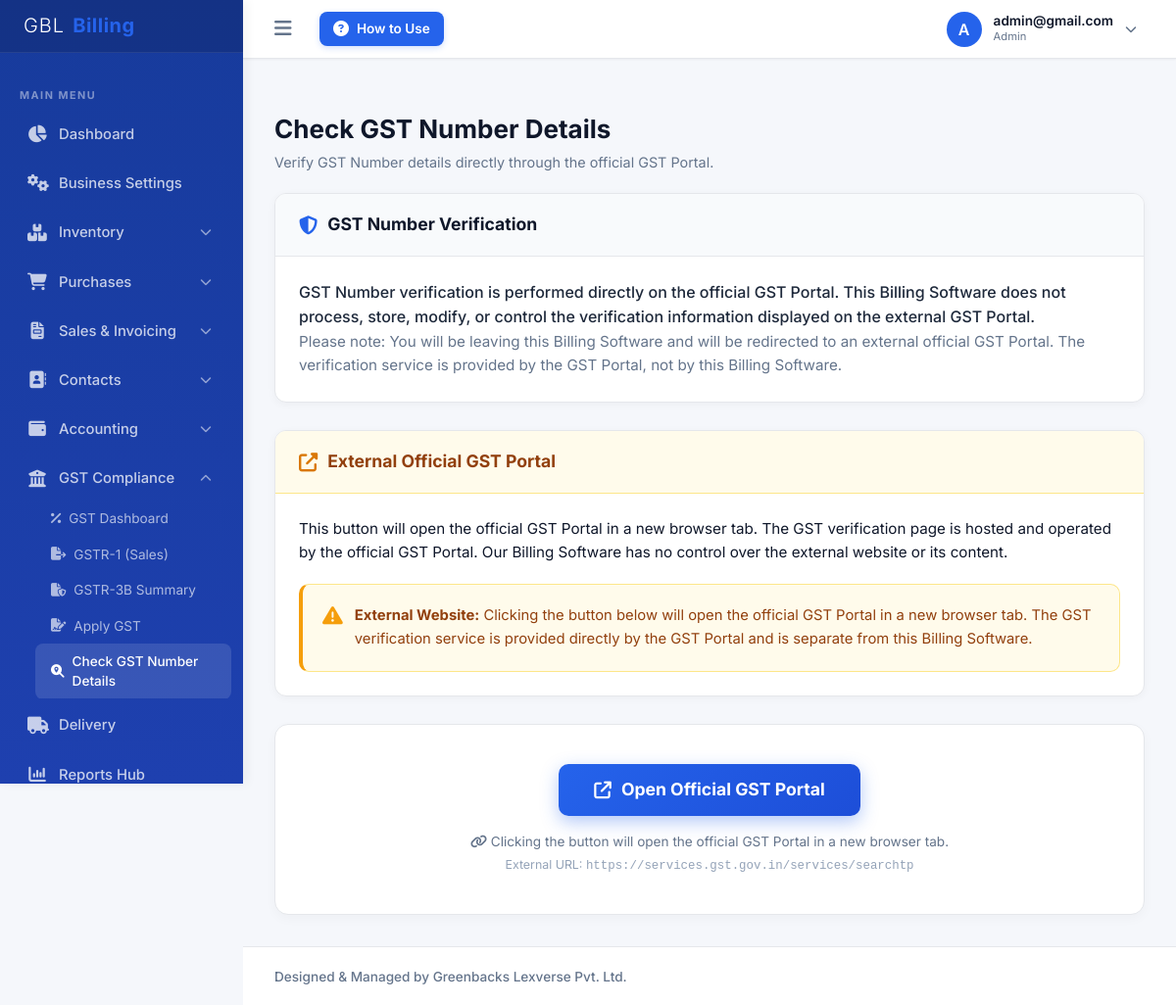
The app's page /company/gst/check-details/ (signed in) with its own data.
### billing/models.py (models this page shows, shortened)
class CustomUser(AbstractUser):
    ROLE_CHOICES = [
        ('SUPERADMIN', 'System Superadmin'),  # For Admin Panel Owner
        ('ADMIN', 'Company Admin'),           # Company Owner
        ('ACCOUNTANT', 'Accountant'),
        ('BILLING_STAFF', 'Billing Staff'),
        ('SALES_STAFF', 'Sales Staff'),
        ('INVENTORY_STAFF', 'Inventory Staff'),
    ]
    company = models.ForeignKey(Company, on_delete=models.CASCADE, null=True, blank=True, related_name='users')
    role = models.CharField(max_length=20, choices=ROLE_CHOICES, default='ADMIN')
    mobile = models.CharField(max_length=15, blank=True, null=True)
    profile_photo = models.ImageField(upload_to='profile_photos/', blank=True, null=True)
    updated_at = models.DateTimeField(auto_now=True, null=True)
    def get_profile_photo_url(self):
        if self.profile_photo:
            try:
                timestamp = int(self.updated_at.timestamp()) if self.updated_at else 1
                return f"{self.profile_photo.url}?v={timestamp}"
            except Exception:
                return self.profile_photo.url
        return None

### billing/views.py (the view)
# urls.py: path('company/gst/check-details/', views.GSTCheckDetailsView.as_view(), name='gst_check_details'),
class GSTCheckDetailsView(CompanyRequiredMixin, TemplateView):
    template_name = 'company/gst_check_details.html'

### billing/context_processors.py (called while the page is built)
def global_gst_states(request):
    return {
        'indian_states': INDIAN_STATES_AND_UTS,
    }

### billing/mixins.py (called while the page is built)
    def dispatch(self, request, *args, **kwargs):
        if not request.user.is_authenticated:
            return self.handle_no_permission()
        if request.user.role == 'SUPERADMIN':
            raise PermissionDenied("System Superadmins cannot access Company Panel.")
        if not request.user.company or not request.user.company.is_active:
            raise PermissionDenied("You do not belong to an active business account.")
        company = request.user.company
        if company.subscription_status == 'SUSPENDED':
            raise PermissionDenied("Your business subscription is suspended. Please contact admin.")
        return super().dispatch(request, *args, **kwargs)

### templates/company/gst_check_details.html (shortened to what this page needs)
{% extends 'base_company.html' %}
{% block sub_gst_check_details %}sub-item-active{% endblock %}
{% block content %}
<div class="page-header">
    <div>
        <h1 class="page-title" style="margin: 0;">Check GST Number Details</h1>
        <p style="margin: 4px 0 0 0; font-size: 0.9rem; color: var(--muted-foreground, #64748b);">Verify GST Number details directly through the official GST Portal.</p>
    </div>
</div>
<div class="notice-card">
    <div class="notice-card-header">
        <i class="fa-solid fa-shield-halved" style="color: var(--primary, #2563eb); font-size: 1.2rem;"></i>
        <h3 class="notice-card-title">GST Number Verification</h3>
    </div>
    <div class="notice-card-body">
        <p style="margin-top: 0; font-size: 1rem; font-weight: 500; color: #1e293b;">
            GST Number verification is performed directly on the official GST Portal. This Billing Software does not process, store, modify, or control the verification information displayed on the external GST Portal.
        </p>
        <p style="margin-bottom: 0; color: var(--muted-foreground, #64748b);">
            Please note: You will be leaving this Billing Software and will be redirected to an external official GST Portal. The verification service is provided by the GST Portal, not by this Billing Software.
        </p>
    </div>
</div>
<div class="notice-card">
    <div class="notice-card-header" style="background: #fffbeb; border-bottom: 1px solid #fde68a;">
        <i class="fa-solid fa-up-right-from-square" style="color: #d97706; font-size: 1.2rem;"></i>
        <h3 class="notice-card-title" style="color: #92400e;">External Official GST Portal</h3>
    </div>
    <div class="notice-card-body">
        <p style="margin-top: 0; font-size: 0.95rem;">
            This button will open the official GST Portal in a new browser tab. The GST verification page is hosted and operated by the official GST Portal. Our Billing Software has no control over the external website or its content.
        </p>
        <div class="warning-box">
            <i class="fa-solid fa-triangle-exclamation" style="font-size: 1.3rem; color: #f59e0b; flex-shrink: 0; margin-top: 2px;"></i>
            <div>
                <strong>External Website:</strong> Clicking the button below will open the official GST Portal in a new browser tab. The GST verification service is provided directly by the GST Portal and is separate from this Billing Software.
            </div>
        </div>
    </div>
</div>
<div class="cta-container">
    <a href="https://services.gst.gov.in/services/searchtp" target="_blank" rel="noopener noreferrer" class="btn-gst-portal">
        <i class="fa-solid fa-arrow-up-right-from-square"></i> Open Official GST Portal
    </a>
    <p style="margin: 1rem 0 0 0; font-size: 0.85rem; color: var(--muted-foreground, #64748b);">
        <i class="fa-solid fa-link me-1"></i> Clicking the button will open the official GST Portal in a new browser tab.
    </p>
    <small style="margin-top: 4px; font-size: 0.775rem; color: var(--muted-foreground, #94a3b8);">
        External URL: <code>https://services.gst.gov.in/services/searchtp</code>
    </small>
</div>
{% endblock %}

### templates/base.html (shortened to what this page needs)
{% load static %}
<!DOCTYPE html>
<html lang="en">
<head>
    <link href="https://cdnjs.cloudflare.com/ajax/libs/font-awesome/6.4.0/css/all.min.css" rel="stylesheet">
    <link rel="stylesheet" href="{% static 'css/styles.css' %}">
</head>
<body>
    <div class="app-container">
        <aside class="sidebar" id="sidebar">
            <div class="sidebar-header">
                <div class="sidebar-logo">
                    <span style="color: #ffffff; font-weight: 300; letter-spacing: 1px;">GBL</span><span style="color: #2563eb; font-weight: 700; letter-spacing: 0.5px;">Billing</span>
                </div>
            </div>
            <ul class="sidebar-menu">
                {% block sidebar_menu %}{% endblock %}
            </ul>
        </aside>
        <div class="main-wrapper">
            <header class="app-header">
                <div class="header-left">
                    <button type="button" class="toggle-sidebar-btn" id="toggle-sidebar" onclick="toggleAppSidebar(event)" title="Toggle Sidebar">
                        <i class="fa-solid fa-bars"></i>
                    </button>
                    <a href="{% url 'how_to_use' %}" class="btn-how-to-use" title="How to Use - User Guide">
                        <i class="fa-solid fa-circle-question"></i>
                        <span>How to Use</span>
                    </a>
                </div>
                <div class="header-right">
                    <div class="profile-trigger-container" id="profile-area">
                        <div class="user-profile" id="profile-btn">
                            <div class="user-avatar" id="header-user-avatar-box">
                                {% if request.user.get_profile_photo_url %}
                                    <img id="header-user-avatar" src="{{ request.user.get_profile_photo_url }}" alt="Profile" style="width: 100%; height: 100%; object-fit: cover; border-radius: 50%;">
                                {% else %}
                                    <span id="header-user-initial">{{ request.user.username|slice:":1"|upper }}</span>
                                {% endif %}
                            </div>
                            <div class="user-info-text">
                                <div style="font-size: 0.85rem; font-weight: 600; line-height: 1.2;">{{ request.user.username }}</div>
                                <div style="font-size: 0.7rem; color: var(--muted); text-transform: capitalize;">{{ request.user.role|lower }}</div>
                            </div>
                            <i class="fa-solid fa-chevron-down dropdown-arrow"></i>
                        </div>
                    </div>
                </div>
            </header>
            <main class="content-body">
                {% block content %}{% endblock %}
            </main>
            <footer class="app-footer">
                <div style="font-size: 0.85rem; font-weight: 500;">Designed & Managed by Greenbacks Lexverse Pvt. Ltd.</div>
            </footer>
        </div>
    </div>
</body>
</html>

### templates/company/gst_check_details.html (style rules this page uses)
.notice-card { background: var(--card, #ffffff); border: 1px solid var(--border, #e2e8f0); border-radius: 12px; margin-bottom: 1.75rem; box-shadow: 0 2px 8px rgba(0,0,0,0.04); overflow: hidden; }
.notice-card-header { padding: 1.15rem 1.5rem; border-bottom: 1px solid var(--border, #e2e8f0); background: var(--muted-bg, #f8fafc); display: flex; align-items: center; gap: 10px; }
.notice-card-title { margin: 0; font-size: 1.1rem; font-weight: 700; color: var(--foreground, #0f172a); }
.notice-card-body { padding: 1.5rem; font-size: 0.95rem; color: var(--foreground, #334155); line-height: 1.6; }
.warning-box { background: #fffbeb; border: 1px solid #fde68a; border-left: 4px solid #f59e0b; border-radius: 10px; padding: 1.25rem; margin-top: 1.25rem; display: flex; align-items: flex-start; gap: 12px; font-size: 0.925rem; color: #92400e; }
.cta-container { display: flex; flex-direction: column; align-items: center; justify-content: center; text-align: center; padding: 2.5rem 1.5rem; background: var(--card, #ffffff); border: 1px solid var(--border, #e2e8f0); border-radius: 14px; box-shadow: 0 4px 12px rgba(0,0,0,0.03); }
.btn-gst-portal { background: linear-gradient(135deg, #2563eb 0%, #1d4ed8 100%); color: #ffffff !important; font-size: 1.1rem; font-weight: 700; padding: 0.85rem 2.25rem; border-radius: 10px; text-decoration: none !important; display: inline-flex; align-items: center; gap: 10px; box-shadow: 0 6px 18px rgba(37, 99, 235, 0.35); transition: transform 0.2s, box-shadow 0.2s; }

### records on screen
CustomUser: user.username "A", user.username "admin@gmail.com", user.role "Admin"
